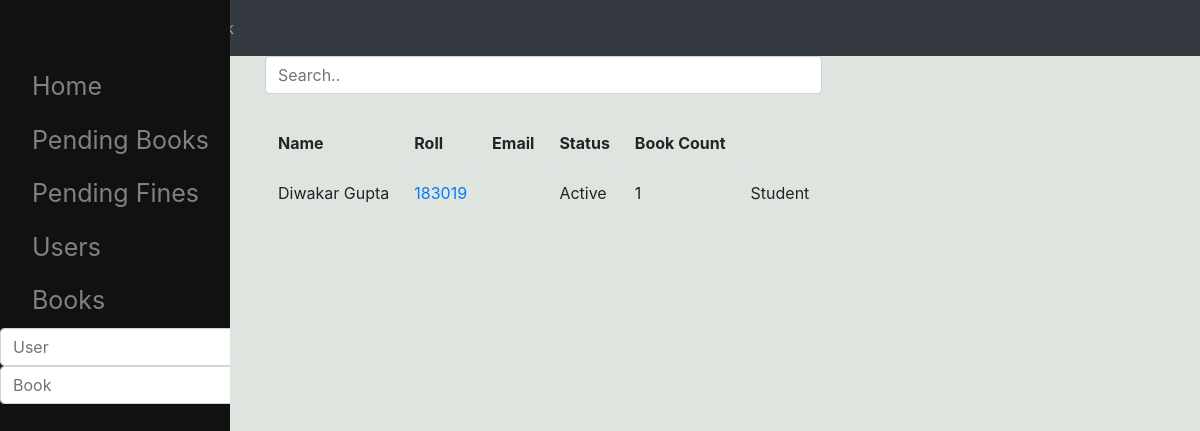
/Alluser, run on an earlier commit of the app's database.
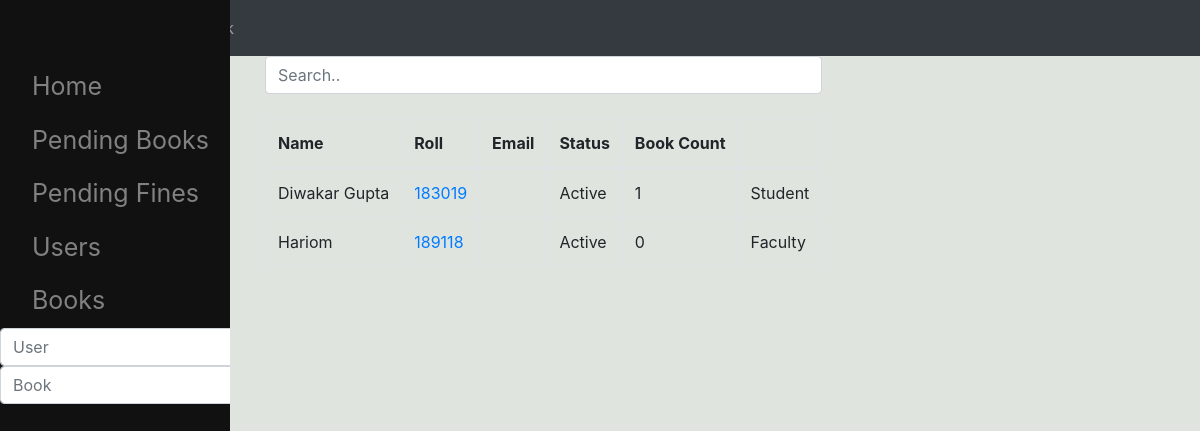
And on a later commit of the database.
### lm/models.py (models this page shows, shortened)
class Student(models.Model):
    name = models.CharField(max_length=30,default=' ',editable=True)
    roll = models.IntegerField(editable=True,primary_key=True)
    image_path = models.ImageField(default='../static/lm/anon.png',editable=True)
    email = models.EmailField(blank=True,editable=True)
    payable_amount = models.IntegerField(default=0,editable=True)
    is_student = models.BooleanField(default=True,editable=True)
    is_active = models.BooleanField(default=True,null=False,editable=True)
    exist = models.BooleanField(default=True)
    bookCount = models.IntegerField(default=0)

### lm/views.py (the view)
# urls.py: path('Alluser' , views.Users.as_view() , name='alluser'),
class Users(generic.ListView):
    template_name = 'lm/allUsers.html'
    def get_queryset(self):
        return Student.objects.all()

### lm/templates/lm/allUsers.html (shortened to what this page needs)
{% extends 'lm/base.html' %}
{% block body %}
<input class="form-control" id="myInput" type="text" placeholder="Search..">
  <br>
<table class="table table-bordered">
    <thead>
      <tr>
        <th>Name</th>
        <th>Roll</th>
        <th>Email</th>
          <th>Status</th>
          <th>Book Count</th>
          <th></th>
      </tr>
    </thead>
     <tbody id="myTable" >
     {% for u in object_list %}
      <tr>
          <td>{{u.name }}</td>
          <td><a href="{% url 'lm:user' u.pk %}" >{{u.roll }}</a></td>
          <td>{{ u.email }}</td>
          <td>{%if u.is_active %}Active{%else%}Deactivated{%endif%}</td>
          <td>{{ u.bookCount }}</td>
          <td>{%if u.is_student %}Student{% else %}Faculty{% endif %}</td>
      </tr>
{% endfor %}
     </tbody>
</table>
{% endblock %}

What changed in the data, as far as the page shows it:
added Student: name "Hariom", roll "189118", is_active "Active", bookCount "0", is_student "Faculty"
